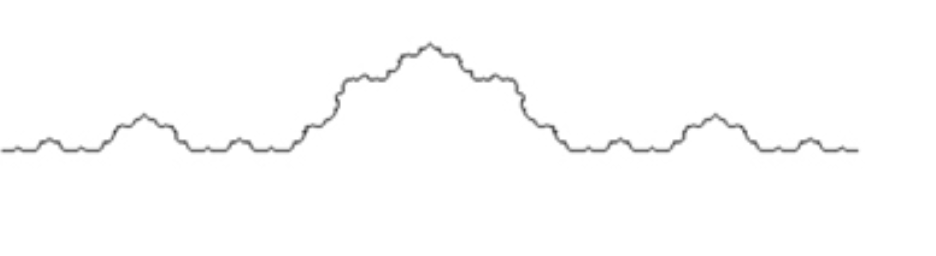
#> input picture cross-checking/1.1.png, 936 x 256 px, found by its file name
$ python koch_curve_analysis.py
#> lines starting #> are read from the running program, lines starting #| are printed output that depends on the picture; after the words box and inside, x2 and y2 are one past the last pixel; in counts of white or black regions, pixels touching at a corner belong together; long printed decimals are rounded
import numpy as np
import matplotlib.pyplot as plt
import cv2
from skimage import measure, filters, morphology
from skimage.color import rgb2gray
import os

class KochCurveAnalyzer:
    def __init__(self, image_path):
        """
        Initialize with Koch curve image
        """
        self.image_path = image_path
        self.image = None
        self.contour_points = None

    def load_and_preprocess_image(self):
        """
        Load image and preprocess for contour extraction
        Handles small images (< 200x200) with appropriate scaling
        """
        # Load image
        self.image = plt.imread(self.image_path)

        # Handle different image formats (RGB, RGBA, Grayscale)
        if len(self.image.shape) == 3:
            height, width, channels = self.image.shape
            print(f"Image format: {width}x{height} with {channels} channels")

            if channels == 4:  # RGBA format
                # Remove alpha channel or use it for transparency
                if self.image[:, :, 3].min() < 1.0:  # Has transparency
                    # Composite with white background
                    alpha = self.image[:, :, 3:4]
                    rgb = self.image[:, :, :3]
                    self.image = alpha * rgb + (1 - alpha) * 1.0  # White background
                else:
                    # No transparency, just remove alpha channel
                    self.image = self.image[:, :, :3]

            elif channels == 3:  # RGB format
                pass  # No change needed
            else:
                raise ValueError(f"Unexpected number of channels: {channels}")

            # Convert to grayscale
            gray = rgb2gray(self.image)

        elif len(self.image.shape) == 2:
            # Already grayscale
            height, width = self.image.shape
            gray = self.image
            print(f"Image format: {width}x{height} grayscale")
        else:
            raise ValueError(f"Unexpected image shape: {self.image.shape}")

        print(f"Original image size: {width}x{height}")

        # Scale up small images for better contour detection
        if width < 200 or height < 200:
            scale_factor = max(200/width, 200/height)
            # Use nearest neighbor to preserve sharp edges
            from skimage.transform import rescale
            gray = rescale(gray, scale_factor, anti_aliasing=False, preserve_range=True)
            print(f"Scaled image by factor {scale_factor:.2f} to: {gray.shape[1]}x{gray.shape[0]}")

        # Ensure values are in [0,1] range
        if gray.max() > 1:
            gray = gray / 255.0

        # Invert if needed (make curve white on black background)
        if np.mean(gray) > 0.5:  # If background is light
            gray = 1 - gray

        # Apply threshold to get binary image
        # Use a more sensitive threshold for small/simple images
        try:
            threshold = filters.threshold_otsu(gray)
        except ValueError:
            # If Otsu fails (e.g., very simple image), use mean as threshold
            threshold = np.mean(gray)

        binary = gray > threshold

        # Adjust cleaning parameters for small images
        min_object_size = max(5, int(0.001 * binary.size))  # Scale with image size
        disk_size = 1 if min(binary.shape) < 100 else 2

        # Clean up the binary image
        binary = morphology.remove_small_objects(binary, min_size=min_object_size)
        binary = morphology.closing(binary, morphology.disk(disk_size))

        return binary

    def extract_contour_from_image(self):
        """
        Extract contour points from Koch curve image using edge detection
        Optimized for small images with adaptive parameters
        """
        binary = self.load_and_preprocess_image()

        # For very small images, try multiple contour detection methods
        contours = []

        # Method 1: Standard contour detection
        try:
            contours_method1 = measure.find_contours(binary, level=0.5)
            contours.extend(contours_method1)
        except Exception as e:
            print(f"Standard contour detection failed: {e}")

        # Method 2: Edge detection for small/simple images
        if not contours or all(len(c) < 10 for c in contours):
            from skimage.feature import canny
            from skimage.measure import label, regionprops

            # Apply Canny edge detection with adjusted parameters for small images
            sigma = 0.5 if min(binary.shape) < 100 else 1.0
            edges = canny(binary.astype(float), sigma=sigma, low_threshold=0.1, high_threshold=0.2)

            try:
                edge_contours = measure.find_contours(edges, level=0.5)
                contours.extend(edge_contours)
                print("Used edge detection for contour extraction")
            except Exception as e:
                print(f"Edge detection method failed: {e}")

        # Method 3: Extract boundary of connected components
        if not contours or all(len(c) < 10 for c in contours):
            from skimage.segmentation import find_boundaries
            boundaries = find_boundaries(binary, mode='thick')

            try:
                boundary_contours = measure.find_contours(boundaries, level=0.5)
                contours.extend(boundary_contours)
                print("Used boundary detection for contour extraction")
            except Exception as e:
                print(f"Boundary detection method failed: {e}")

        # Select the longest contour
        if not contours:
            raise ValueError("No contours found in image with any method")

        # Filter out very short contours (likely noise)
        min_length = max(10, int(0.01 * max(binary.shape)))
        valid_contours = [c for c in contours if len(c) >= min_length]

        if not valid_contours:
            # If no long contours, use the longest available
            valid_contours = contours

        longest_contour = max(valid_contours, key=len)

        # Store contour points (skimage returns (row, col) which corresponds to (y, x))
        # Keep as (row, col) = (y, x) to maintain proper orientation
        self.contour_points = np.column_stack([longest_contour[:, 0], longest_contour[:, 1]])

        print(f"Extracted contour with {len(self.contour_points)} points")
        print(f"Image dimensions: {binary.shape}")
        print(f"Contour density: {len(self.contour_points) / (binary.shape[0] * binary.shape[1]):.6f} points/pixel")

        return self.contour_points

    def visualize_contour(self, title_suffix="", save_path=None, figsize=(12, 8), dpi=300):
        """
        Visualize the extracted contour
        """
        if self.contour_points is None:
            self.extract_contour_from_image()

        fig, (ax1, ax2) = plt.subplots(1, 2, figsize=figsize)

        # Original image
        ax1.imshow(self.image, cmap='gray')
        ax1.set_title('Original Koch Curve Image')
        ax1.axis('off')

        # Extracted contour
        ax2.plot(self.contour_points[:, 1], self.contour_points[:, 0], 'b-', linewidth=1, alpha=0.7)
        ax2.scatter(self.contour_points[:, 1], self.contour_points[:, 0], c='red', s=0.5, alpha=0.5)
        ax2.set_xlabel('X coordinate')
        ax2.set_ylabel('Y coordinate')
        ax2.set_title(f'Extracted Contour{title_suffix}')
        ax2.grid(True, alpha=0.3)
        ax2.set_aspect('equal')
        # Invert Y axis to match image coordinates
        ax2.invert_yaxis()

        plt.tight_layout()

        if save_path is None:
            save_path = 'koch_curve_contour_extraction.png'

        plt.savefig(save_path, dpi=dpi, bbox_inches='tight',
                   facecolor='white', edgecolor='none')
        print(f"Contour visualization saved as: {save_path}")

        plt.show()
        return self.contour_points, save_path

def box_counting_fractal_dimension(contour_points, box_sizes=None, save_path=None,
                                  figsize=(10, 6), dpi=300):
    """
    Calculate fractal dimension using box-counting method
    Optimized for small images with adaptive box sizes
    """
    # Normalize contour to [0,1] × [0,1] unit square
    x_min, x_max = contour_points[:, 0].min(), contour_points[:, 0].max()
    y_min, y_max = contour_points[:, 1].min(), contour_points[:, 1].max()

    # Avoid division by zero
    x_range = x_max - x_min if x_max != x_min else 1.0
    y_range = y_max - y_min if y_max != y_min else 1.0

    # Normalize to [0,1] range
    x_norm = (contour_points[:, 0] - x_min) / x_range
    y_norm = (contour_points[:, 1] - y_min) / y_range
    normalized_points = np.column_stack([x_norm, y_norm])

    # Adaptive box sizes based on number of contour points
    if box_sizes is None:
        num_points = len(contour_points)

        if num_points < 100:
            # For very small contours, use larger minimum box size
            min_box_size = 0.05
            max_box_size = 0.8
            num_sizes = 10
        elif num_points < 500:
            # For small contours
            min_box_size = 0.02
            max_box_size = 0.6
            num_sizes = 15
        else:
            # For larger contours (original parameters)
            min_box_size = 0.01
            max_box_size = 0.5
            num_sizes = 20

        box_sizes = np.logspace(np.log10(min_box_size), np.log10(max_box_size), num_sizes)
        print(f"Using {num_sizes} box sizes from {min_box_size:.3f} to {max_box_size:.3f}")

    counts = []

    for epsilon in box_sizes:
        occupied_boxes = set()

        for point in normalized_points:
            box_x = int(point[0] / epsilon)
            box_y = int(point[1] / epsilon)
            occupied_boxes.add((box_x, box_y))

        counts.append(len(occupied_boxes))

    # Filter out box sizes that result in too few boxes (less reliable)
    min_boxes = 3
    valid_indices = [i for i, count in enumerate(counts) if count >= min_boxes]

    if len(valid_indices) < 3:
        print("Warning: Very few valid box sizes for reliable fractal dimension calculation")
        valid_indices = range(len(counts))  # Use all data points

    valid_box_sizes = box_sizes[valid_indices]
    valid_counts = np.array(counts)[valid_indices]

    # Fit line to log-log plot
    log_sizes = np.log(1/valid_box_sizes)
    log_counts = np.log(valid_counts)

    # Linear regression
    coeffs = np.polyfit(log_sizes, log_counts, 1)
    fractal_dimension = coeffs[0]

    # Calculate R-squared for goodness of fit
    y_pred = coeffs[0] * log_sizes + coeffs[1]
    ss_res = np.sum((log_counts - y_pred) ** 2)
    ss_tot = np.sum((log_counts - np.mean(log_counts)) ** 2)
    r_squared = 1 - (ss_res / ss_tot) if ss_tot != 0 else 0

    # Plot results
    plt.figure(figsize=figsize)
    plt.loglog(1/box_sizes, counts, 'bo-', label='All Data', markersize=4, alpha=0.7)
    plt.loglog(1/valid_box_sizes, valid_counts, 'ro-', label='Used for Fit', markersize=6)
    plt.loglog(1/valid_box_sizes, np.exp(coeffs[1]) * (1/valid_box_sizes)**coeffs[0],
               'r--', label=f'Fit: D = {fractal_dimension:.3f} (R² = {r_squared:.3f})', linewidth=2)
    plt.xlabel('1/Box Size (1/ε)')
    plt.ylabel('Number of Occupied Boxes N(ε)')
    plt.title('Box-Counting Fractal Dimension Analysis\nKoch Curve (Optimized for Small Images)')
    plt.legend()
    plt.grid(True, alpha=0.3)
    plt.tight_layout()

    if save_path is None:
        save_path = 'koch_curve_fractal_analysis.png'

    plt.savefig(save_path, dpi=dpi, bbox_inches='tight',
               facecolor='white', edgecolor='none')
    print(f"Fractal analysis plot saved as: {save_path}")
    print(f"Fractal dimension: {fractal_dimension:.4f}")
    print(f"R-squared (goodness of fit): {r_squared:.4f}")
    print(f"Used {len(valid_indices)} out of {len(box_sizes)} box sizes for calculation")

    plt.show()

    return fractal_dimension, box_sizes, counts, save_path

def analyze_koch_curve_image(image_path):
    """
    Complete analysis of a Koch curve image
    """
    print(f"Analyzing Koch curve image: {image_path}")

    # Create analyzer
    analyzer = KochCurveAnalyzer(image_path)

    # Extract contour
    contour_points = analyzer.extract_contour_from_image()
#> in load_and_preprocess_image, self.image is the input picture: shape (256, 936, 4) float32; mean R, G, B, A 0.991, 0.991, 0.991, 1
#| Image format: 936x256 with 4 channels
#| Original image size: 936x256
#> in load_and_preprocess_image, `gray = 1 - gray`:
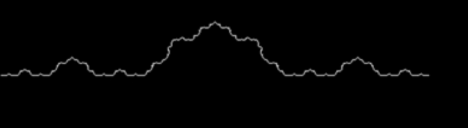
#> gray: shape (256, 936) float32 (shown at 1/2 size); min 5.96e-08, max 0.776, mean 0.00919
#> in load_and_preprocess_image, `threshold = filters.threshold_otsu(gray)`: threshold = 0.19
#> in load_and_preprocess_image, `binary = gray > threshold`:
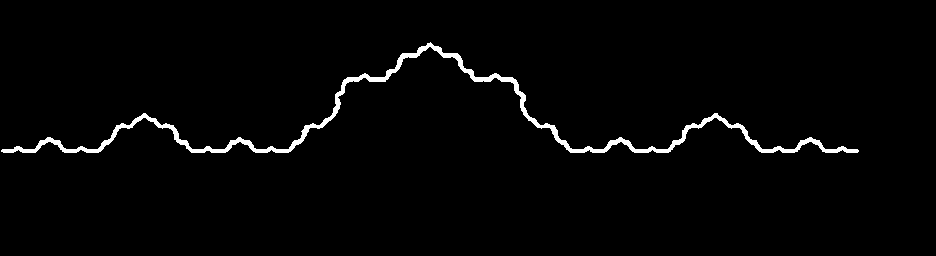
#> binary: shape (256, 936) bool; 2% white; 1 white region, box (x1, y1, x2, y2) and area: (1, 42, 859, 153) 4838
#> in extract_contour_from_image, `contours_method1 = measure.find_contours(binary, level=0.5)`: contours_method1 = 1 point arrays, longest 2801 points
#> in extract_contour_from_image, `longest_contour = max(valid_contours, key=len)`: longest_contour = 2801 pairs, first value 41.5 to 152.5, second value 0.5 to 858.5
#> in extract_contour_from_image, `self.contour_points = np.column_stack([longest_contour[:, 0], longest_..`: self.contour_points has the same summary as longest_contour
#| Extracted contour with 2801 points
#| Image dimensions: (256, 936)
#| Contour density: 0.01169 points/pixel
#> contour_points has the same summary as longest_contour in extract_contour_from_image

    # Visualize contour extraction
    base_name = os.path.splitext(os.path.basename(image_path))[0]
    contour_save_path = f"{base_name}_contour_extraction.png"
    analyzer.visualize_contour(f" - {base_name}", save_path=contour_save_path)
#> in visualize_contour, `plt.savefig(save_path, dpi=dpi, bbox_inches='tight', facecolor='white'..`:
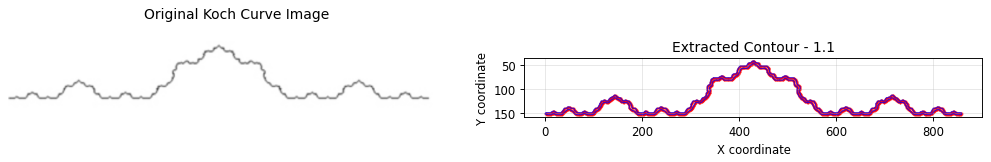
#> figure drawn by matplotlib, 2 panels

    # Calculate fractal dimension
    fractal_save_path = f"{base_name}_fractal_analysis.png"
    fractal_dim, box_sizes, counts, _ = box_counting_fractal_dimension(
        contour_points, save_path=fractal_save_path)
#> in box_counting_fractal_dimension, `x_min, x_max = contour_points[:, 0].min(), contour_points[:, 0].max()`: x_min = 41.5; x_max = 152.5
#> in box_counting_fractal_dimension, `y_min, y_max = contour_points[:, 1].min(), contour_points[:, 1].max()`: y_min = 0.5; y_max = 858.5
#> in box_counting_fractal_dimension, `x_range = x_max - x_min if x_max != x_min else 1.0`: x_range = 111
#> in box_counting_fractal_dimension, `y_range = y_max - y_min if y_max != y_min else 1.0`: y_range = 858
#> in box_counting_fractal_dimension, `x_norm = (contour_points[:, 0] - x_min) / x_range`: x_norm = 2801 values, max 1 at index 0, min 0 at index 2091, mean 0.733
#> in box_counting_fractal_dimension, `y_norm = (contour_points[:, 1] - y_min) / y_range`: y_norm = 2801 values, max 1 at index 2796, min 0 at index 1384, mean 0.5
#> in box_counting_fractal_dimension, `normalized_points = np.column_stack([x_norm, y_norm])`: normalized_points = 2801 pairs, first value 0 to 1, second value 0 to 1
#> in box_counting_fractal_dimension, `num_points = len(contour_points)`: num_points = 2801
#> in box_counting_fractal_dimension, `plt.savefig(save_path, dpi=dpi, bbox_inches='tight', facecolor='white'..`:
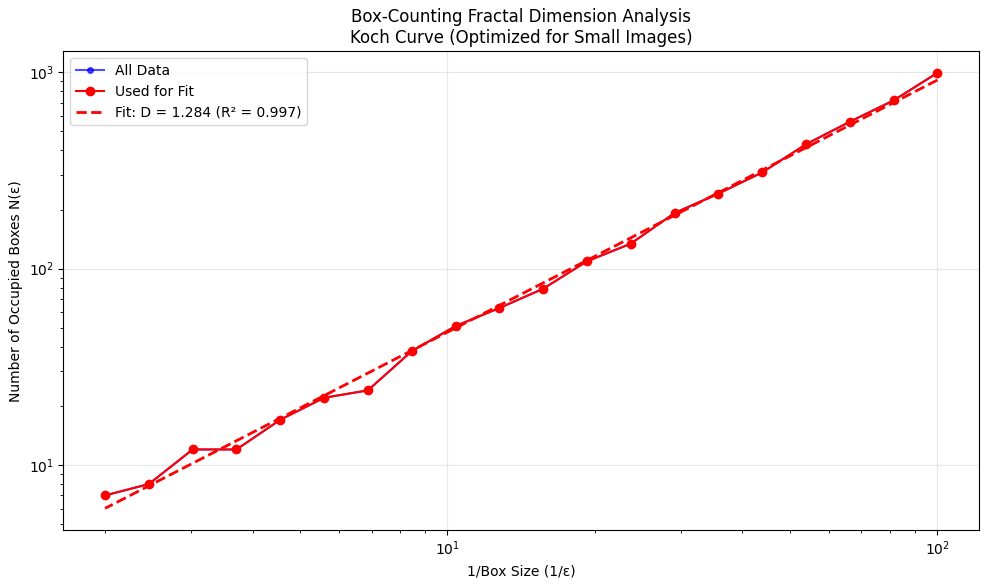
#> figure drawn by matplotlib, 1 panel
#> fractal_dim = 1.28; box_sizes = 20 values from 0.01 to 0.5; counts = [993, 719, 560, 430, 309, 241, 192, 134, 109, 79, 63, 51, 38, 24, 22, 17, 12, 12, 8, 7]

    print(f"\nResults for {base_name}:")
    print(f"- Contour points: {len(contour_points)}")
#| - Contour points: 2801
    print(f"- Fractal dimension: {fractal_dim:.4f}")
#| - Fractal dimension: 1.2839
    print(f"- Theoretical Koch curve dimension: 1.2618 (log(4)/log(3))")
    print(f"- Difference from theoretical: {abs(fractal_dim - 1.2618):.4f}")
#| - Difference from theoretical: 0.0221

    return {
        'image_path': image_path,
        'contour_points': len(contour_points),
        'fractal_dimension': fractal_dim,
        'theoretical_dimension': 1.2618,
        'difference': abs(fractal_dim - 1.2618)
    }

# Example usage
if __name__ == "__main__":
    # Replace with your Koch curve image path
    image_path = "1.1.png"  # Change this to your image file

    try:
        results = analyze_koch_curve_image(image_path)
#> results = {'image_path': '1.1.png', 'contour_points': 2801, 'fractal_dimension': 1.28, 'theoretical_dimension': 1.26, 'difference': 0.0221}
        print("\nAnalysis complete!")

    except FileNotFoundError:
        print(f"Image file not found: {image_path}")
        print("Please update the 'image_path' variable with the correct path to your Koch curve image.")
        print("\nFor small images (< 200x200 pixels):")
        print("- The script will automatically scale up the image for better contour detection")
        print("- Uses adaptive parameters optimized for small image analysis")
        print("- Multiple contour detection methods ensure robust extraction")

    except Exception as e:
        print(f"Error during analysis: {e}")
        print("Make sure you have the required libraries installed:")
        print("pip install opencv-python scikit-image matplotlib numpy")
        print("\nFor small images, this script includes:")
        print("- Automatic image scaling (preserves edge sharpness)")
        print("- Adaptive thresholding")
        print("- Multiple contour detection methods")
        print("- Optimized box-counting parameters")

# For analyzing multiple Koch curve images
# [36 lines left out: function analyze_multiple_koch_curves, not called in this run]

$ run again, with cross-checking/1.3.png copied over cross-checking/1.1.png
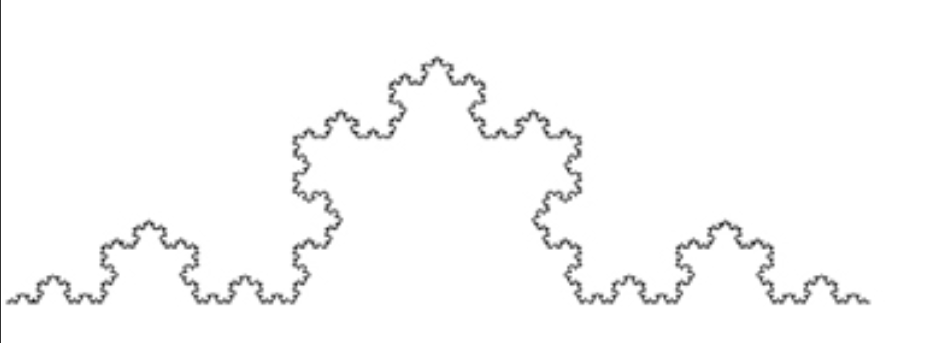
#> input picture cross-checking/1.3.png, 937 x 343 px, found by its file name
#> in load_and_preprocess_image, self.image is the input picture: shape (343, 937, 4) float32; mean R, G, B, A 0.98, 0.98, 0.98, 1
#| Image format: 937x343 with 4 channels
#> self.image: shape (343, 937, 3) float32
#| Original image size: 937x343
#> threshold = 0.223
#> in load_and_preprocess_image, `binary = morphology.closing(binary, morphology.disk(disk_size))`:
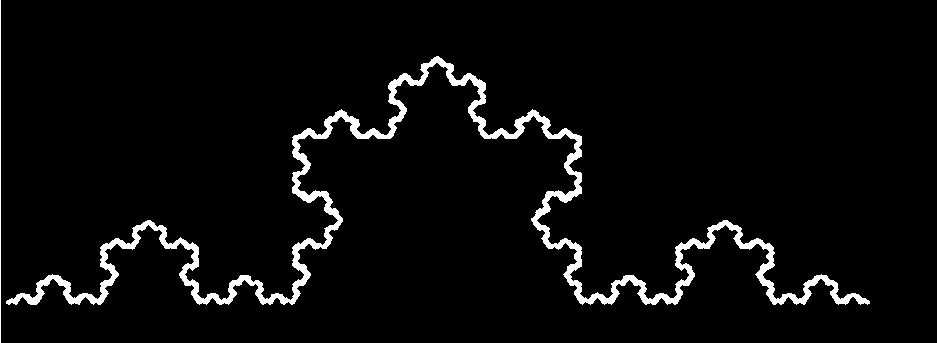
#> binary: shape (343, 937) bool; 4.1% white; 2 white regions, box (x1, y1, x2, y2) and area: (6, 56, 870, 305) 12992, (0, 0, 1, 343) 343
#> contours_method1 = 2 point arrays, longest 6207 points
#> longest_contour = 6207 pairs, first value 55.5 to 304.5, second value 5.5 to 869.5
#> self.contour_points has the same summary as longest_contour
#| Extracted contour with 6207 points
#| Image dimensions: (343, 937)
#| Contour density: 0.01931 points/pixel
#> contour_points has the same summary as longest_contour in extract_contour_from_image
#> x_min = 55.5; x_max = 304.5
#> y_min = 5.5; y_max = 869.5
#> x_range = 249
#> y_range = 864
#> x_norm = 6207 values, max 1 at index 0, min 0 at index 4657, mean 0.67
#> y_norm = 6207 values, max 1 at index 6200, min 0 at index 3107, mean 0.5
#> normalized_points = 6207 pairs, first value 0 to 1, second value 0 to 1
#> num_points = 6207
#> in box_counting_fractal_dimension, `plt.savefig(save_path, dpi=dpi, bbox_inches='tight', facecolor='white'..`:
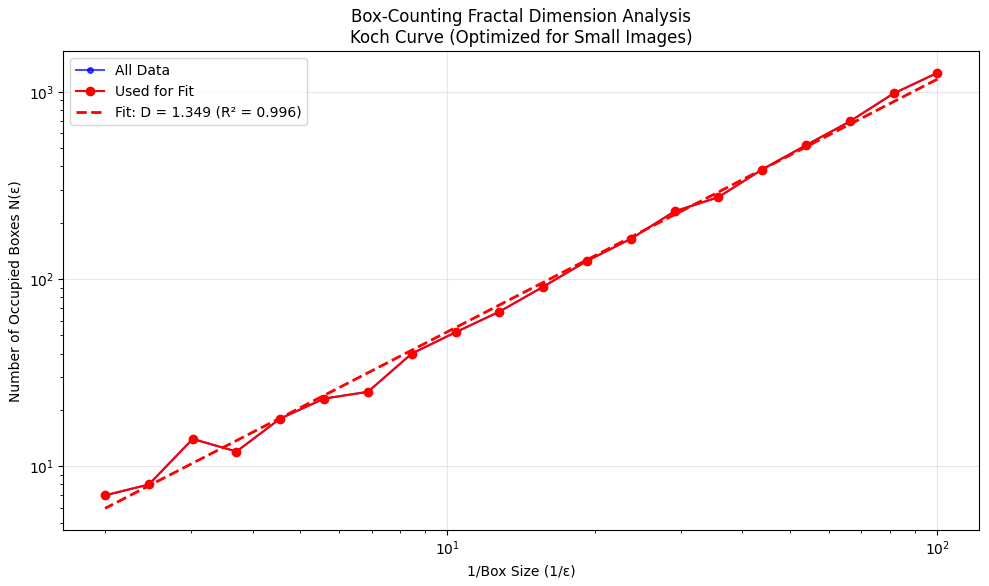
#> figure drawn by matplotlib, 1 panel
#> fractal_dim = 1.35; box_sizes = 20 values from 0.01 to 0.5; counts = [1263, 981, 695, 519, 385, 274, 230, 164, 125, 91, 67, 52, 40, 25, 23, 18, 12, 14, 8, 7]
#| - Contour points: 6207
#| - Fractal dimension: 1.3494
#| - Difference from theoretical: 0.0876
#> results = {'image_path': '1.1.png', 'contour_points': 6207, 'fractal_dimension': 1.35, 'theoretical_dimension': 1.26, 'difference': 0.0876}
